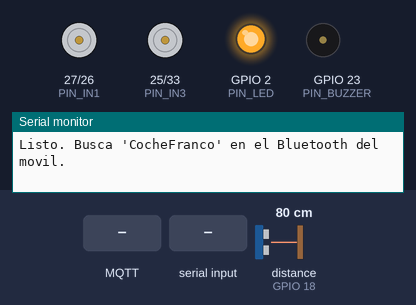
A sketch run on a simulated ESP32. Parts: motor-driver pin pairs drawn as motors (green arrow = first pin HIGH = forward, orange = second pin HIGH = backward, longer = more drive, scaled by the enable pin), output pins drawn as LEDs (lit = HIGH), buzzer (waves = sounding, pin HIGH), the last lines printed to the serial monitor. Wiring (inferred from the names in the program): ultrasonic range finder: trigger GPIO 4; echo GPIO 18. The test bench sets the inputs (shaded band); at power-on: distance to the obstacle (sensor on GPIO 18) 80 cm. The echo pulse lasts 58.3 µs per cm; WiFi joins after 1.5 s; servers stay silent unless stated; no MQTT or app messages arrive unless stated; nothing arrives over Bluetooth unless stated; pins used as bus, display or sensor lines are not drawn.

Above: at 1.2 s.
1.3 s: MQTT message "I" arrives on the first subscribed topic
At 4.0 s:
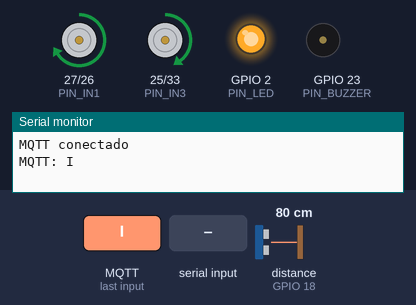
4.3 s: distance to the obstacle (sensor on GPIO 18) set to 39 cm
5.8 s: distance to the obstacle (sensor on GPIO 18) set to 32 cm
At 6.6 s:
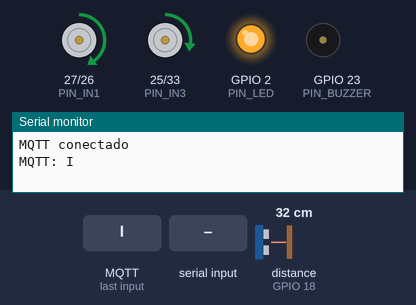
7.3 s: MQTT message "H" arrives on the first subscribed topic
At 7.8 s:
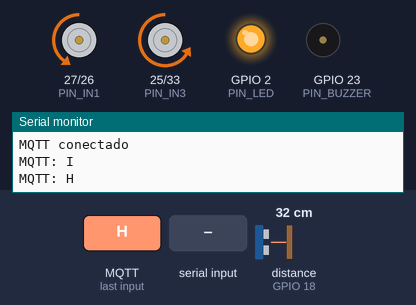
8.8 s: "J" received over Serial
At 10.0 s:
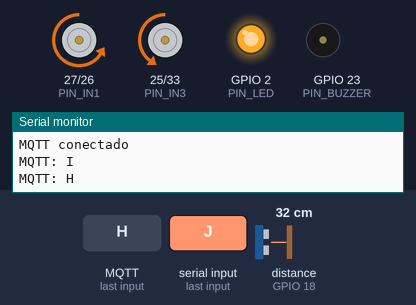
10.3 s: "200\n" received over the second serial link
At 11.3 s:
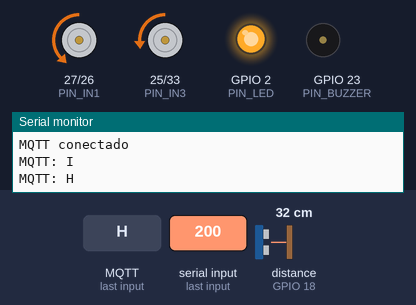
Timing chart, 0 to 12.8 s (numbered marks = the images above; inputs shaded):
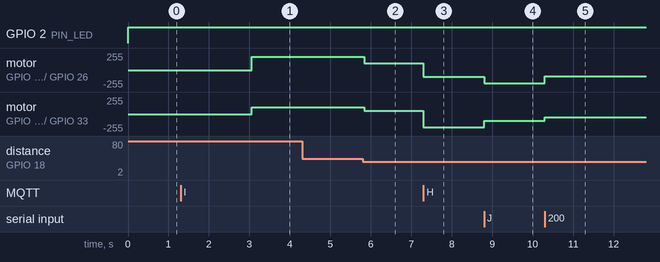

The sketch:

esp32_rc_car.ino
```cpp
/*
  Coche RC con ESP32 + Bluetooth
  ------------------------------
  - Placa: ESP32 Dev Module
  - Dos motores DC con driver L298N (o compatible)
  - Sensor ultrasónico HC-SR04 para no chocar de frente
  - Control desde una app de MIT App Inventor o cualquier
    mando/app Bluetooth que mande los mismos caracteres
  - Control por WiFi + MQTT desde el mando M5Stack (m5_mando.ino)

  Autor: Franco Zimmermann (@FrancoZimm)
*/

#include <BluetoothSerial.h>

// Pon USAR_MQTT a 0 si solo quieres Bluetooth
#define USAR_MQTT 1

#if USAR_MQTT
#include <WiFi.h>
#include <PubSubClient.h>   // librería "PubSubClient" de Nick O'Leary
#endif

#if !defined(CONFIG_BT_ENABLED) || !defined(CONFIG_BLUEDROID_ENABLED)
#error "Bluetooth no está habilitado. Usa la placa 'ESP32 Dev Module'."
#endif

// ---------- Pines ----------
// Motor izquierdo (L298N: ENA, IN1, IN2)
const int PIN_ENA = 14;
const int PIN_IN1 = 27;
const int PIN_IN2 = 26;

// Motor derecho (L298N: ENB, IN3, IN4)
const int PIN_ENB = 32;
const int PIN_IN3 = 25;
const int PIN_IN4 = 33;

// HC-SR04 (ECHO va a 5 V: usar divisor de tensión 1 kΩ / 2 kΩ)
const int PIN_TRIG = 4;
const int PIN_ECHO = 18;

// Extras
const int PIN_BUZZER = 23;   // opcional, buzzer activo
const int PIN_LED    = 2;    // LED integrado de la placa

// ---------- Ajustes ----------
const char* NOMBRE_BT        = "CocheFranco";
const int   DISTANCIA_FRENO  = 20;   // cm: por debajo no deja avanzar
const int   DISTANCIA_AVISO  = 35;   // cm: por debajo va más despacio
const int   PWM_FREQ         = 1000; // Hz
const int   PWM_BITS         = 8;    // 0..255
const int   VELOCIDAD_MIN    = 90;   // por debajo los motores no arrancan
const unsigned long INTERVALO_SENSOR = 60;  // ms entre medidas

#if USAR_MQTT
const char* WIFI_SSID   = "TU_WIFI";
const char* WIFI_PASS   = "TU_PASSWORD";
const char* MQTT_BROKER = "broker.hivemq.com";    // o la IP de tu Mosquitto
const int   MQTT_PORT   = 1883;
const char* MQTT_TOPIC  = "francozimm/coche/cmd";  // el mismo que en el M5Stack
#endif

// ---------- Estado ----------
BluetoothSerial bt;

enum Movimiento { PARADO, ADELANTE, ATRAS, IZQUIERDA, DERECHA,
                  ADELANTE_IZQ, ADELANTE_DER, ATRAS_IZQ, ATRAS_DER };

Movimiento movimiento = PARADO;
int velocidad = 200;          // 0..255, se cambia con '0'..'9' y 'q'
int distancia = 999;          // última medida en cm
unsigned long ultimaMedida = 0;
bool estabaConectado = false;
bool bocina = false;          // 'V' / 'v' desde la app

#if USAR_MQTT
WiFiClient wifi;
PubSubClient mqtt(wifi);
unsigned long ultimoIntentoMQTT = 0;
#endif

// ---------- PWM (compatible con el core 2.x y 3.x) ----------
void prepararPWM(int pin, int canal) {
#if ESP_ARDUINO_VERSION_MAJOR >= 3
  ledcAttach(pin, PWM_FREQ, PWM_BITS);
#else
  ledcSetup(canal, PWM_FREQ, PWM_BITS);
  ledcAttachPin(pin, canal);
#endif
}

void escribirPWM(int pin, int canal, int valor) {
#if ESP_ARDUINO_VERSION_MAJOR >= 3
  ledcWrite(pin, valor);
#else
  ledcWrite(canal, valor);
#endif
}

// ---------- Motores ----------
// potencia: -255 (atrás) .. 255 (adelante)
void motor(int pinA, int pinB, int pinPWM, int canal, int potencia) {
  potencia = constrain(potencia, -255, 255);
  digitalWrite(pinA, potencia > 0);
  digitalWrite(pinB, potencia < 0);
  escribirPWM(pinPWM, canal, abs(potencia));
}

void mover(int izq, int der) {
  motor(PIN_IN1, PIN_IN2, PIN_ENA, 0, izq);
  motor(PIN_IN3, PIN_IN4, PIN_ENB, 1, der);
}

void parar() {
  mover(0, 0);
}

bool vaHaciaDelante(Movimiento m) {
  return m == ADELANTE || m == ADELANTE_IZQ || m == ADELANTE_DER;
}

// Aplica el movimiento actual teniendo en cuenta el obstáculo
void aplicarMovimiento() {
  int v = velocidad;

  if (vaHaciaDelante(movimiento)) {
    if (distancia < DISTANCIA_FRENO) {
      parar();
      return;
    }
    if (distancia < DISTANCIA_AVISO) {
      v = max(VELOCIDAD_MIN, v / 2);
    }
  }

  int giro = v / 2;  // en las diagonales una rueda va más lenta

  switch (movimiento) {
    case ADELANTE:     mover( v,     v);     break;
    case ATRAS:        mover(-v,    -v);     break;
    case IZQUIERDA:    mover(-v,     v);     break;  // gira sobre sí mismo
    case DERECHA:      mover( v,    -v);     break;
    case ADELANTE_IZQ: mover( giro,  v);     break;
    case ADELANTE_DER: mover( v,     giro);  break;
    case ATRAS_IZQ:    mover(-giro, -v);     break;
    case ATRAS_DER:    mover(-v,    -giro);  break;
    default:           parar();              break;
  }
}

// ---------- Sensor ultrasónico ----------
int medirDistancia() {
  digitalWrite(PIN_TRIG, LOW);
  delayMicroseconds(2);
  digitalWrite(PIN_TRIG, HIGH);
  delayMicroseconds(10);
  digitalWrite(PIN_TRIG, LOW);

  // 25 ms de espera máxima ≈ 4 m; si no hay eco, damos el camino por libre
  unsigned long duracion = pulseIn(PIN_ECHO, HIGH, 25000);
  if (duracion == 0) return 999;
  return duracion / 58;  // µs -> cm
}

// ---------- Comandos ----------
// Mismo formato que las apps típicas de "Bluetooth RC Car":
//   F B L R       adelante, atrás, izquierda, derecha
//   G I H J       adelante-izq, adelante-der, atrás-izq, atrás-der
//   S             parar
//   0..9, q       velocidad (0 = mínima, q = máxima)
//   V / v         pitar / dejar de pitar
//   D             devuelve la distancia por Bluetooth
void procesarComando(char c) {
  switch (c) {
    case 'F': movimiento = ADELANTE;     break;
    case 'B': movimiento = ATRAS;        break;
    case 'L': movimiento = IZQUIERDA;    break;
    case 'R': movimiento = DERECHA;      break;
    case 'G': movimiento = ADELANTE_IZQ; break;
    case 'I': movimiento = ADELANTE_DER; break;
    case 'H': movimiento = ATRAS_IZQ;    break;
    case 'J': movimiento = ATRAS_DER;    break;
    case 'S': movimiento = PARADO;       break;

    case 'q': velocidad = 255; break;
    case 'V': bocina = true;  break;
    case 'v': bocina = false; break;
    case 'D': bt.println(distancia);          break;

    default:
      if (c >= '0' && c <= '9') {
        velocidad = map(c - '0', 0, 9, VELOCIDAD_MIN, 255);
      }
      return;  // caracteres desconocidos (\n, \r...) se ignoran
  }
}

#if USAR_MQTT
// ---------- MQTT (mando M5Stack) ----------
// El M5Stack manda números:
//   0 parar · 1 adelante · 2 atrás · 3 izquierda · 4 derecha · 5 bocina
// También acepta las mismas letras que por Bluetooth (F, B, S...).
void alRecibirMQTT(char* topic, byte* payload, unsigned int largo) {
  if (largo == 0) return;
  char c = (char)payload[0];

  switch (c) {
    case '0': procesarComando('S'); break;
    case '1': procesarComando('F'); break;
    case '2': procesarComando('B'); break;
    case '3': procesarComando('L'); break;
    case '4': procesarComando('R'); break;
    case '5': bocina = !bocina;     break;
    default:  procesarComando(c);   break;
  }
  Serial.printf("MQTT: %c\n", c);
}

// Conecta WiFi y MQTT sin bloquear el coche: reintenta cada 3 s
void mantenerMQTT() {
  if (WiFi.status() != WL_CONNECTED) return;
  if (mqtt.connected()) { mqtt.loop(); return; }
  if (millis() - ultimoIntentoMQTT < 3000) return;
  ultimoIntentoMQTT = millis();

  String id = "coche-" + String((uint32_t)ESP.getEfuseMac(), HEX);
  if (mqtt.connect(id.c_str())) {
    mqtt.subscribe(MQTT_TOPIC);
    Serial.println("MQTT conectado");
  }
}
#endif

// ---------- Programa ----------
void setup() {
  Serial.begin(115200);

  pinMode(PIN_IN1, OUTPUT);
  pinMode(PIN_IN2, OUTPUT);
  pinMode(PIN_IN3, OUTPUT);
  pinMode(PIN_IN4, OUTPUT);
  prepararPWM(PIN_ENA, 0);
  prepararPWM(PIN_ENB, 1);

  pinMode(PIN_TRIG, OUTPUT);
  pinMode(PIN_ECHO, INPUT);
  pinMode(PIN_BUZZER, OUTPUT);
  pinMode(PIN_LED, OUTPUT);

  parar();
  bt.begin(NOMBRE_BT);
  Serial.printf("Listo. Busca '%s' en el Bluetooth del movil.\n", NOMBRE_BT);

#if USAR_MQTT
  WiFi.mode(WIFI_STA);
  WiFi.begin(WIFI_SSID, WIFI_PASS);   // se conecta en segundo plano
  mqtt.setServer(MQTT_BROKER, MQTT_PORT);
  mqtt.setCallback(alRecibirMQTT);
#endif
}

void loop() {
  // 1. Comandos: por Bluetooth (app / mando) o por USB (pruebas desde el PC)
  while (bt.available())     procesarComando(bt.read());
  while (Serial.available()) procesarComando(Serial.read());
#if USAR_MQTT
  mantenerMQTT();                       // y por WiFi desde el M5Stack
#endif

  // 2. Si se pierde la conexión, el coche se para
  bool conectado = bt.hasClient();
  if (estabaConectado && !conectado) {
    movimiento = PARADO;
    bocina = false;
    Serial.println("Conexion perdida: coche parado");
  }
  estabaConectado = conectado;

  bool algunMando = conectado;
#if USAR_MQTT
  algunMando = algunMando || mqtt.connected();
#endif
  digitalWrite(PIN_LED, algunMando);    // LED encendido = hay mando conectado

  // 3. Medir distancia cada cierto tiempo
  if (millis() - ultimaMedida >= INTERVALO_SENSOR) {
    ultimaMedida = millis();
    distancia = medirDistancia();

    // Pita si hay algo muy cerca y se intenta avanzar (o si se usa la bocina)
    bool bloqueado = vaHaciaDelante(movimiento) && distancia < DISTANCIA_FRENO;
    digitalWrite(PIN_BUZZER, bocina || bloqueado);
  }

  // 4. Mover según el comando y el obstáculo
  aplicarMovimiento();
}
```

Measured:
- the behaviour switches between 35 and 34 cm on distance to the obstacle (sensor on GPIO 18) (found by bisection; images 1 and 2)
- after the input at 1.3 s, motor on GPIO 27 (PIN_IN1) / GPIO 26 (PIN_IN2): stopped → forward 199/255 after 1.8 s; motor on GPIO 25 (PIN_IN3) / GPIO 33 (PIN_IN4): stopped → forward 100/255 after 1.8 s
- after the input at 4.3 s, every drawn part: stays the same
- after the input at 5.8 s, motor on GPIO 27 (PIN_IN1) / GPIO 26 (PIN_IN2): forward 199/255 → forward 100/255 at once; motor on GPIO 25 (PIN_IN3) / GPIO 33 (PIN_IN4): forward 100/255 → forward 50/255 at once
- after the input at 7.3 s, motor on GPIO 27 (PIN_IN1) / GPIO 26 (PIN_IN2): forward 100/255 → backward 100/255 at once; motor on GPIO 25 (PIN_IN3) / GPIO 33 (PIN_IN4): forward 50/255 → backward 199/255 at once
- after the input at 8.8 s, motor on GPIO 27 (PIN_IN1) / GPIO 26 (PIN_IN2): backward 100/255 → backward 199/255 at once; motor on GPIO 25 (PIN_IN3) / GPIO 33 (PIN_IN4): backward 199/255 → backward 100/255 at once
- after the input at 10.3 s, motor on GPIO 27 (PIN_IN1) / GPIO 26 (PIN_IN2): backward 199/255 → backward 90/255 at once; motor on GPIO 25 (PIN_IN3) / GPIO 33 (PIN_IN4): backward 100/255 → backward 45/255 at once
